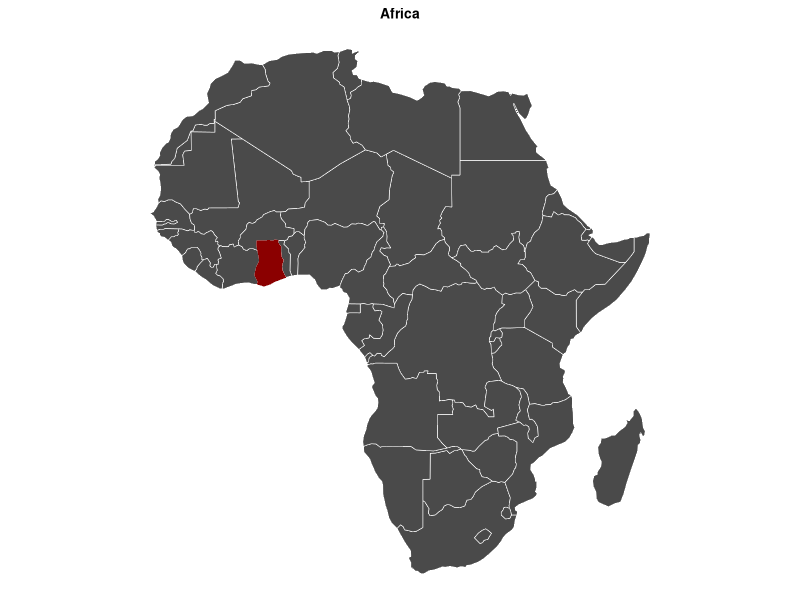

The R source for this figure: (Note: this script raises an error after producing the figure.)
####Study area map ####

# Load necessary packages
library(sf)
library(ggplot2)
library(rnaturalearth)
library(rnaturalearthdata)
library(cowplot)

install.packages("RColorBrewer")
library(RColorBrewer)

# Load Africa map data
africa_map <- ne_countries(continent = "Africa", returnclass = "sf")

# Filter to highlight Ghana
ghana_map <- africa_map[africa_map$name == "Ghana", ]

# Create the inset map highlighting Ghana
inset_map <- ggplot() +
  geom_sf(data = africa_map, fill = "gray29", color = "white") +
  geom_sf(data = ghana_map, fill = "darkred", color = "darkred") +
  theme_void() +  # Remove all non-essential plot elements
  ggtitle("Africa") +
  theme(plot.title = element_text(hjust = 0.5, size = 10, face = "bold"))


# Load the map data for Ghana
ghana_district_map <- ne_states(country = "Ghana", returnclass = "sf")

# Filter to highlight the Northern Region
northern_region_map <- ghana_district_map[ghana_district_map$region == "Northern", ]

# Define coordinates for Savelugu, Tolon, and Mion (approximate centroids)
districts <- data.frame(
  district = c("Savelugu", "Tolon", "Mion"),
  lon = c(-0.8217, -1.0563, -0.8426),  # Longitudes
  lat = c(9.6246, 9.4296, 9.3708)      # Latitudes
)

# Create the main map of Ghana
ghana_main_map <- ggplot() +
  # Color each region in Ghana differently
  geom_sf(data = ghana_district_map, aes(fill = name), color = "grey3", size = 0.3) +
  scale_fill_manual(values = colorRampPalette(brewer.pal(12, "Set3"))(length(unique(ghana_district_map$name)))) +
  # Highlight the Northern Region
  geom_sf(data = northern_region_map, fill = NA, color = "darkgreen", size = 0.5) +
  # Add points for the specific districts (Savelugu, Tolon, Mion)
  geom_point(data = districts, aes(x = lon, y = lat), color = "red", size = 1.5) +
  # Add labels for the specific districts
  geom_text(data = districts, aes(x = lon, y = lat, label = district),
            nudge_y = 0.15, size = 2, color = "red", fontface = "bold") +
  theme_minimal() +
  ggtitle("Ghana") +
  xlab("Longitude") + ylab("Latitude") +
  theme(plot.title = element_text(hjust = 0.5, size = 16, face = "bold"),
        axis.title = element_text(size = 12),
        legend.position = "none")  # Hide the legend to keep the focus on the regions


# Combine the maps using cowplot
combined_map <- ggdraw() +
  draw_plot(ghana_main_map) +
  draw_plot(inset_map, x = 0.65, y = 0.7, width = 0.3, height = 0.3)

# Display the combined map
print(combined_map)

#Save the map
ggsave("combined_ghana_map.png", plot = combined_map, width = 10, height = 8, dpi = 300)
